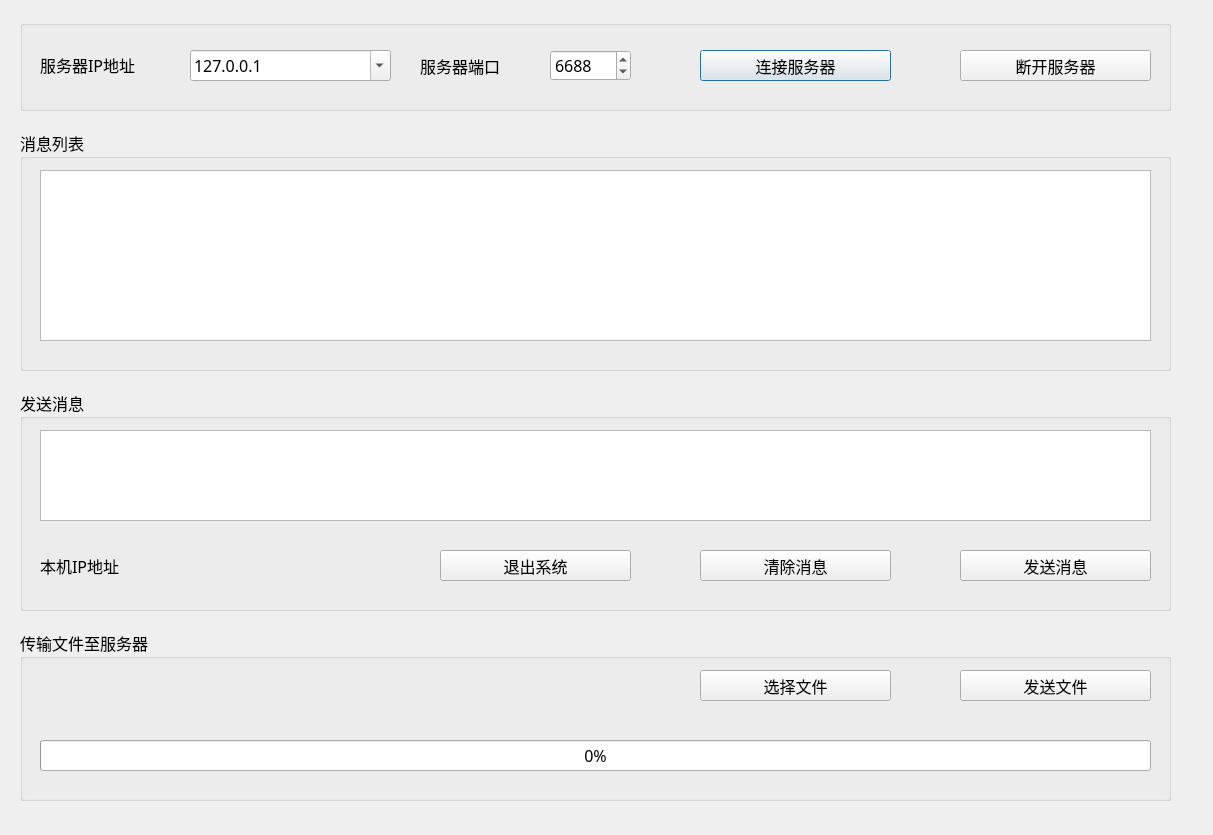
<?xml version="1.0" encoding="UTF-8"?>
<ui version="4.0">
 <class>MainDialog</class>
 <widget class="QDialog" name="MainDialog">
  <property name="geometry">
   <rect>
    <x>0</x>
    <y>0</y>
    <width>1213</width>
    <height>835</height>
   </rect>
  </property>
  <property name="windowTitle">
   <string>客户端与服务器架构系统-TCP客户端version1.0</string>
  </property>
  <property name="windowIcon">
   <iconset resource="images.qrc">
    <normaloff>:/new/prefix1/images/logo.ico</normaloff>:/new/prefix1/images/logo.ico</iconset>
  </property>
  <widget class="QLabel" name="label">
   <property name="geometry">
    <rect>
     <x>40</x>
     <y>50</y>
     <width>141</width>
     <height>31</height>
    </rect>
   </property>
   <property name="font">
    <font>
     <family>微软雅黑</family>
     <pointsize>12</pointsize>
    </font>
   </property>
   <property name="text">
    <string>&lt;html&gt;&lt;head/&gt;&lt;body&gt;&lt;p&gt;服务器IP地址&lt;/p&gt;&lt;/body&gt;&lt;/html&gt;</string>
   </property>
  </widget>
  <widget class="QLabel" name="label_2">
   <property name="geometry">
    <rect>
     <x>420</x>
     <y>50</y>
     <width>131</width>
     <height>31</height>
    </rect>
   </property>
   <property name="font">
    <font>
     <family>微软雅黑</family>
     <pointsize>12</pointsize>
    </font>
   </property>
   <property name="text">
    <string>服务器端口</string>
   </property>
  </widget>
  <widget class="QComboBox" name="comboBox_ServerIP">
   <property name="geometry">
    <rect>
     <x>190</x>
     <y>50</y>
     <width>201</width>
     <height>31</height>
    </rect>
   </property>
   <property name="font">
    <font>
     <family>微软雅黑</family>
     <pointsize>12</pointsize>
    </font>
   </property>
   <property name="editable">
    <bool>true</bool>
   </property>
   <item>
    <property name="text">
     <string>127.0.0.1</string>
    </property>
   </item>
  </widget>
  <widget class="QSpinBox" name="spinBox_ServerPort">
   <property name="geometry">
    <rect>
     <x>550</x>
     <y>50</y>
     <width>81</width>
     <height>31</height>
    </rect>
   </property>
   <property name="font">
    <font>
     <family>微软雅黑</family>
     <pointsize>12</pointsize>
    </font>
   </property>
   <property name="maximum">
    <number>65535</number>
   </property>
   <property name="value">
    <number>6688</number>
   </property>
  </widget>
  <widget class="QPushButton" name="pushButton_ConnectServer">
   <property name="geometry">
    <rect>
     <x>700</x>
     <y>50</y>
     <width>191</width>
     <height>31</height>
    </rect>
   </property>
   <property name="font">
    <font>
     <family>微软雅黑</family>
     <pointsize>12</pointsize>
    </font>
   </property>
   <property name="text">
    <string>连接服务器</string>
   </property>
   <property name="icon">
    <iconset resource="images.qrc">
     <normaloff>:/new/prefix1/images/connect.ico</normaloff>:/new/prefix1/images/connect.ico</iconset>
   </property>
  </widget>
  <widget class="QPushButton" name="pushButton_DidconnectServer">
   <property name="geometry">
    <rect>
     <x>960</x>
     <y>50</y>
     <width>191</width>
     <height>31</height>
    </rect>
   </property>
   <property name="font">
    <font>
     <family>微软雅黑</family>
     <pointsize>12</pointsize>
    </font>
   </property>
   <property name="text">
    <string>断开服务器</string>
   </property>
   <property name="icon">
    <iconset resource="images.qrc">
     <normaloff>:/new/prefix1/images/disconnect.ico</normaloff>:/new/prefix1/images/disconnect.ico</iconset>
   </property>
  </widget>
  <widget class="QPushButton" name="pushButton_Exit">
   <property name="geometry">
    <rect>
     <x>440</x>
     <y>550</y>
     <width>191</width>
     <height>31</height>
    </rect>
   </property>
   <property name="font">
    <font>
     <family>微软雅黑</family>
     <pointsize>12</pointsize>
    </font>
   </property>
   <property name="text">
    <string>退出系统</string>
   </property>
   <property name="icon">
    <iconset resource="images.qrc">
     <normaloff>:/new/prefix1/images/exit.ico</normaloff>:/new/prefix1/images/exit.ico</iconset>
   </property>
  </widget>
  <widget class="QPushButton" name="pushButton_ClearMsg">
   <property name="geometry">
    <rect>
     <x>700</x>
     <y>550</y>
     <width>191</width>
     <height>31</height>
    </rect>
   </property>
   <property name="font">
    <font>
     <family>微软雅黑</family>
     <pointsize>12</pointsize>
    </font>
   </property>
   <property name="text">
    <string>清除消息</string>
   </property>
   <property name="icon">
    <iconset resource="images.qrc">
     <normaloff>:/new/prefix1/images/clear.ico</normaloff>:/new/prefix1/images/clear.ico</iconset>
   </property>
  </widget>
  <widget class="QPushButton" name="pushButton_SendMsg">
   <property name="geometry">
    <rect>
     <x>960</x>
     <y>550</y>
     <width>191</width>
     <height>31</height>
    </rect>
   </property>
   <property name="font">
    <font>
     <family>微软雅黑</family>
     <pointsize>12</pointsize>
    </font>
   </property>
   <property name="text">
    <string>发送消息</string>
   </property>
   <property name="icon">
    <iconset resource="images.qrc">
     <normaloff>:/new/prefix1/images/sendmsg.ico</normaloff>:/new/prefix1/images/sendmsg.ico</iconset>
   </property>
  </widget>
  <widget class="QGroupBox" name="groupBox">
   <property name="geometry">
    <rect>
     <x>20</x>
     <y>20</y>
     <width>1151</width>
     <height>91</height>
    </rect>
   </property>
   <property name="title">
    <string/>
   </property>
  </widget>
  <widget class="QGroupBox" name="groupBox_2">
   <property name="geometry">
    <rect>
     <x>20</x>
     <y>130</y>
     <width>1151</width>
     <height>241</height>
    </rect>
   </property>
   <property name="font">
    <font>
     <family>微软雅黑</family>
     <pointsize>12</pointsize>
    </font>
   </property>
   <property name="title">
    <string>消息列表</string>
   </property>
   <widget class="QPlainTextEdit" name="plainTextEdit_MsgList">
    <property name="geometry">
     <rect>
      <x>20</x>
      <y>40</y>
      <width>1111</width>
      <height>171</height>
     </rect>
    </property>
   </widget>
  </widget>
  <widget class="QGroupBox" name="groupBox_3">
   <property name="geometry">
    <rect>
     <x>20</x>
     <y>390</y>
     <width>1151</width>
     <height>221</height>
    </rect>
   </property>
   <property name="font">
    <font>
     <family>微软雅黑</family>
     <pointsize>12</pointsize>
    </font>
   </property>
   <property name="title">
    <string>发送消息</string>
   </property>
   <widget class="QLabel" name="label_LocalIP">
    <property name="geometry">
     <rect>
      <x>20</x>
      <y>160</y>
      <width>531</width>
      <height>31</height>
     </rect>
    </property>
    <property name="text">
     <string>本机IP地址</string>
    </property>
   </widget>
   <widget class="QPlainTextEdit" name="plainTextEdit_SendMsg">
    <property name="geometry">
     <rect>
      <x>20</x>
      <y>40</y>
      <width>1111</width>
      <height>91</height>
     </rect>
    </property>
   </widget>
  </widget>
  <widget class="QGroupBox" name="groupBox_4">
   <property name="geometry">
    <rect>
     <x>20</x>
     <y>630</y>
     <width>1151</width>
     <height>171</height>
    </rect>
   </property>
   <property name="font">
    <font>
     <family>微软雅黑</family>
     <pointsize>12</pointsize>
    </font>
   </property>
   <property name="title">
    <string>传输文件至服务器</string>
   </property>
   <widget class="QPushButton" name="pushButton_SelectFile">
    <property name="geometry">
     <rect>
      <x>680</x>
      <y>40</y>
      <width>191</width>
      <height>31</height>
     </rect>
    </property>
    <property name="font">
     <font>
      <family>微软雅黑</family>
      <pointsize>12</pointsize>
     </font>
    </property>
    <property name="text">
     <string>选择文件</string>
    </property>
    <property name="icon">
     <iconset resource="images.qrc">
      <normaloff>:/new/prefix1/images/openfile.ico</normaloff>:/new/prefix1/images/openfile.ico</iconset>
    </property>
   </widget>
   <widget class="QPushButton" name="pushButton_SendFile">
    <property name="geometry">
     <rect>
      <x>940</x>
      <y>40</y>
      <width>191</width>
      <height>31</height>
     </rect>
    </property>
    <property name="font">
     <font>
      <family>微软雅黑</family>
      <pointsize>12</pointsize>
     </font>
    </property>
    <property name="text">
     <string>发送文件</string>
    </property>
    <property name="icon">
     <iconset resource="images.qrc">
      <normaloff>:/new/prefix1/images/sendfile.ico</normaloff>:/new/prefix1/images/sendfile.ico</iconset>
    </property>
   </widget>
   <widget class="QProgressBar" name="progressBar">
    <property name="geometry">
     <rect>
      <x>20</x>
      <y>110</y>
      <width>1111</width>
      <height>31</height>
     </rect>
    </property>
    <property name="font">
     <font>
      <family>微软雅黑</family>
      <pointsize>12</pointsize>
     </font>
    </property>
    <property name="value">
     <number>0</number>
    </property>
   </widget>
  </widget>
  <zorder>groupBox_4</zorder>
  <zorder>groupBox_3</zorder>
  <zorder>groupBox_2</zorder>
  <zorder>groupBox</zorder>
  <zorder>label</zorder>
  <zorder>label_2</zorder>
  <zorder>comboBox_ServerIP</zorder>
  <zorder>spinBox_ServerPort</zorder>
  <zorder>pushButton_ConnectServer</zorder>
  <zorder>pushButton_DidconnectServer</zorder>
  <zorder>pushButton_Exit</zorder>
  <zorder>pushButton_ClearMsg</zorder>
  <zorder>pushButton_SendMsg</zorder>
 </widget>
 <layoutdefault spacing="6" margin="11"/>
 <resources>
  <include location="images.qrc"/>
 </resources>
 <connections/>
</ui>
